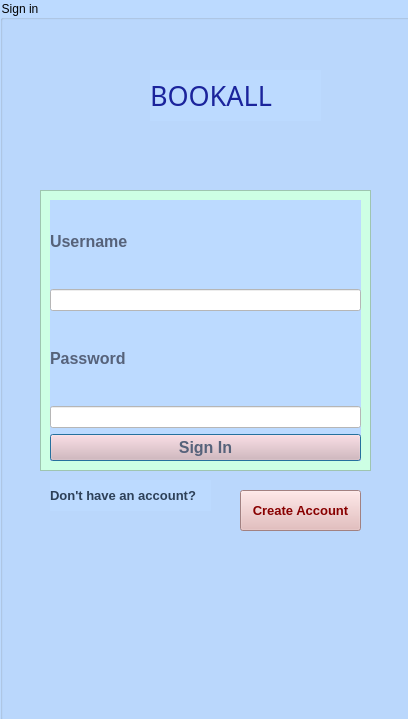
<?xml version="1.0" encoding="UTF-8"?>
<ui version="4.0">
 <class>Dialog</class>
 <widget class="QDialog" name="Dialog">
  <property name="geometry">
   <rect>
    <x>0</x>
    <y>0</y>
    <width>408</width>
    <height>719</height>
   </rect>
  </property>
  <property name="windowTitle">
   <string>Dialog</string>
  </property>
  <widget class="QGroupBox" name="groupBox">
   <property name="geometry">
    <rect>
     <x>0</x>
     <y>0</y>
     <width>421</width>
     <height>721</height>
    </rect>
   </property>
   <property name="styleSheet">
    <string notr="true">background-color: rgb(188, 218, 255);</string>
   </property>
   <property name="title">
    <string>Sign in</string>
   </property>
   <widget class="QWidget" name="layoutWidget">
    <property name="geometry">
     <rect>
      <x>50</x>
      <y>200</y>
      <width>311</width>
      <height>261</height>
     </rect>
    </property>
    <layout class="QVBoxLayout" name="verticalLayout_5">
     <item>
      <layout class="QVBoxLayout" name="verticalLayout">
       <item>
        <widget class="QLabel" name="labelUsername">
         <property name="font">
          <font>
           <pointsize>12</pointsize>
           <weight>75</weight>
           <bold>true</bold>
          </font>
         </property>
         <property name="styleSheet">
          <string notr="true">color: rgb(86, 98, 122);</string>
         </property>
         <property name="text">
          <string>Username</string>
         </property>
        </widget>
       </item>
      </layout>
     </item>
     <item>
      <widget class="QLineEdit" name="username">
       <property name="styleSheet">
        <string notr="true">background-color: rgb(255, 255, 255);</string>
       </property>
      </widget>
     </item>
     <item>
      <widget class="QLabel" name="labelPassword">
       <property name="font">
        <font>
         <pointsize>12</pointsize>
         <weight>75</weight>
         <bold>true</bold>
        </font>
       </property>
       <property name="styleSheet">
        <string notr="true">color: rgb(86, 98, 122);</string>
       </property>
       <property name="text">
        <string>Password</string>
       </property>
      </widget>
     </item>
     <item>
      <widget class="QLineEdit" name="password">
       <property name="styleSheet">
        <string notr="true">background-color: rgb(255, 255, 255);</string>
       </property>
      </widget>
     </item>
     <item>
      <layout class="QVBoxLayout" name="verticalLayout_2">
       <item>
        <widget class="QPushButton" name="loginbutton">
         <property name="font">
          <font>
           <pointsize>12</pointsize>
           <weight>75</weight>
           <bold>true</bold>
          </font>
         </property>
         <property name="styleSheet">
          <string notr="true">color: rgb(86, 98, 122);
background-color: rgb(227, 180, 180);</string>
         </property>
         <property name="text">
          <string>Sign In</string>
         </property>
        </widget>
       </item>
      </layout>
     </item>
    </layout>
   </widget>
   <widget class="QLabel" name="BOOKALL_2">
    <property name="geometry">
     <rect>
      <x>150</x>
      <y>70</y>
      <width>171</width>
      <height>51</height>
     </rect>
    </property>
    <property name="font">
     <font>
      <family>Forte</family>
      <pointsize>20</pointsize>
      <weight>50</weight>
      <bold>false</bold>
     </font>
    </property>
    <property name="styleSheet">
     <string notr="true">background-color: rgb(188, 218, 255);
color: rgb(27, 36, 156);

</string>
    </property>
    <property name="text">
     <string>BOOKALL</string>
    </property>
   </widget>
   <widget class="QFrame" name="frame">
    <property name="geometry">
     <rect>
      <x>40</x>
      <y>190</y>
      <width>331</width>
      <height>281</height>
     </rect>
    </property>
    <property name="styleSheet">
     <string notr="true">background-color: rgb(205, 255, 228);</string>
    </property>
    <property name="frameShape">
     <enum>QFrame::StyledPanel</enum>
    </property>
    <property name="frameShadow">
     <enum>QFrame::Raised</enum>
    </property>
   </widget>
   <widget class="QLabel" name="label">
    <property name="geometry">
     <rect>
      <x>50</x>
      <y>480</y>
      <width>161</width>
      <height>31</height>
     </rect>
    </property>
    <property name="font">
     <font>
      <pointsize>10</pointsize>
      <weight>75</weight>
      <bold>true</bold>
     </font>
    </property>
    <property name="styleSheet">
     <string notr="true">color: rgb(45, 64, 88);</string>
    </property>
    <property name="text">
     <string>Don't have an account?</string>
    </property>
   </widget>
   <widget class="QPushButton" name="createaccButton">
    <property name="geometry">
     <rect>
      <x>240</x>
      <y>490</y>
      <width>121</width>
      <height>41</height>
     </rect>
    </property>
    <property name="font">
     <font>
      <pointsize>10</pointsize>
      <weight>75</weight>
      <bold>true</bold>
     </font>
    </property>
    <property name="styleSheet">
     <string notr="true">color: rgb(136, 0, 0);
background-color: rgb(227, 180, 180);</string>
    </property>
    <property name="text">
     <string>Create Account</string>
    </property>
   </widget>
   <zorder>frame</zorder>
   <zorder>layoutWidget</zorder>
   <zorder>BOOKALL_2</zorder>
   <zorder>label</zorder>
   <zorder>createaccButton</zorder>
  </widget>
 </widget>
 <resources/>
 <connections/>
</ui>
